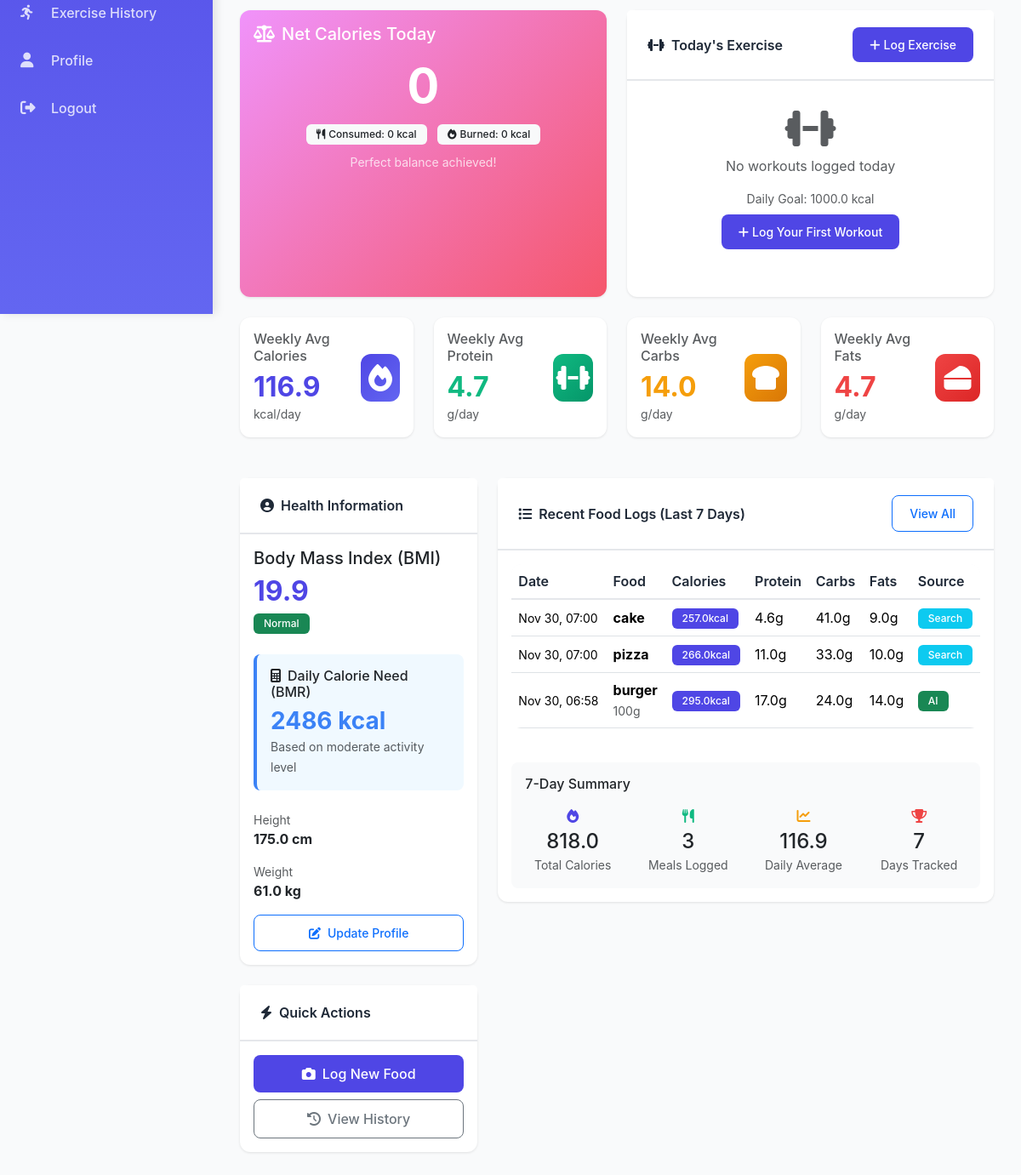
The app's page /dashboard (signed in, lower part), older data.
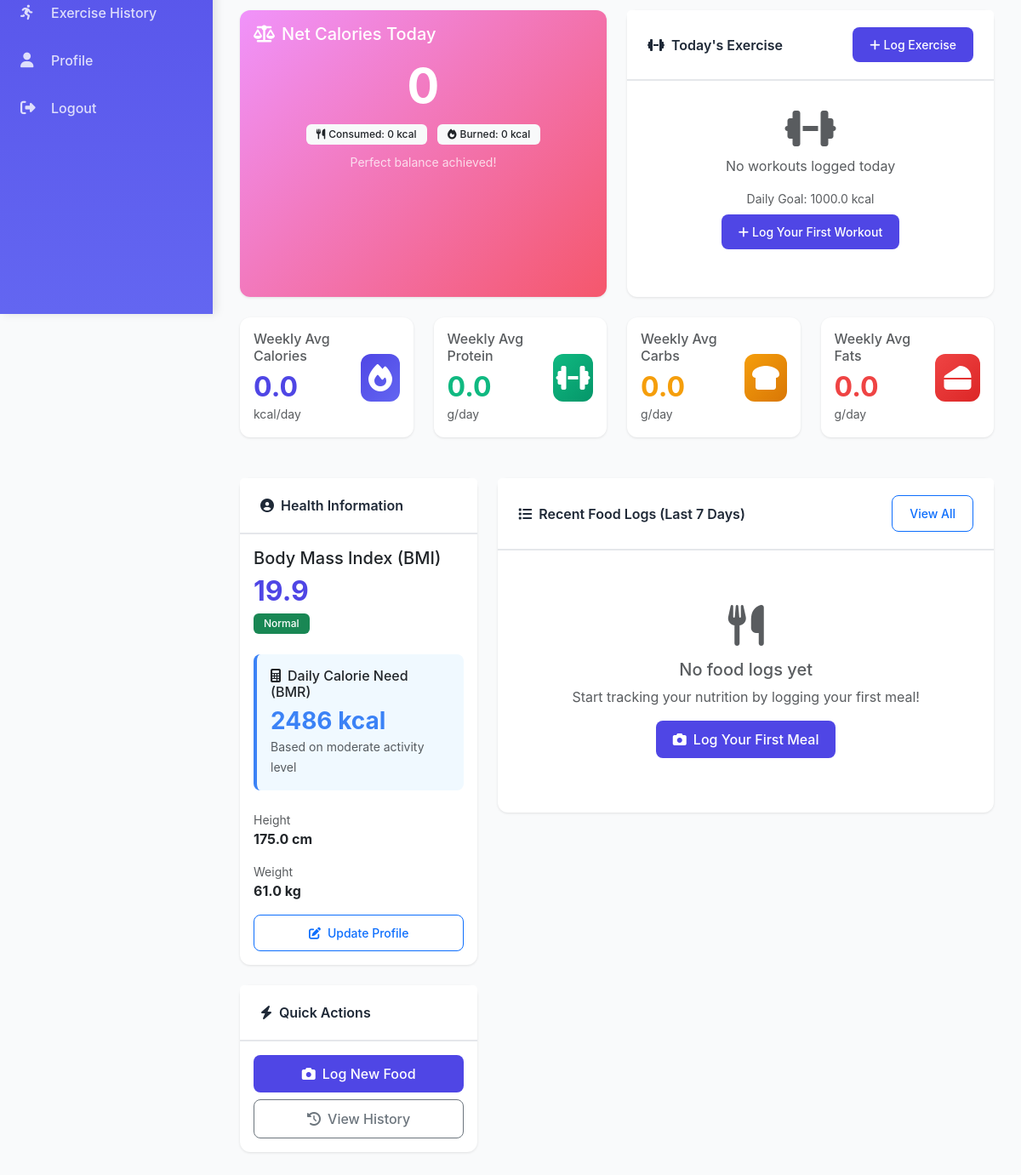
The same page, newer data.
### app.py (models this page shows)
class FoodLog(db.Model):
    id = db.Column(db.Integer, primary_key=True)
    user_id = db.Column(db.Integer, db.ForeignKey('user.id'))
    food_name = db.Column(db.String(200))
    calories = db.Column(db.Float)
    protein = db.Column(db.Float, default=0)
    carbs = db.Column(db.Float, default=0)
    fats = db.Column(db.Float, default=0)
    serving_size = db.Column(db.String(100), default="100g")
    date = db.Column(db.DateTime, default=datetime.utcnow)
    source = db.Column(db.String(50))
    image_path = db.Column(db.String(300), nullable=True)

### app.py (the view)
@app.route('/dashboard')
@login_required
def dashboard():
    week_ago = datetime.utcnow() - timedelta(days=7)
    recent_logs = FoodLog.query.filter(
        FoodLog.user_id == current_user.id,
        FoodLog.date >= week_ago
    ).order_by(FoodLog.date.desc()).all()
    total_calories = sum(log.calories or 0 for log in recent_logs)
    total_protein = sum(log.protein or 0 for log in recent_logs)
    total_carbs = sum(log.carbs or 0 for log in recent_logs)
    total_fats = sum(log.fats or 0 for log in recent_logs)
    days_count = 7
    avg_calories = round(total_calories / days_count, 1)
    avg_protein = round(total_protein / days_count, 1)
    avg_carbs = round(total_carbs / days_count, 1)
    avg_fats = round(total_fats / days_count, 1)
    bmi = None
    bmi_category = ""
    if current_user.height_cm and current_user.weight_kg:
        height_m = current_user.height_cm / 100.0
        if height_m > 0:
            bmi = round(current_user.weight_kg / (height_m * height_m), 1)
            if bmi < 18.5:
                bmi_category = "Underweight"
            elif bmi < 25:
                bmi_category = "Normal"
            elif bmi < 30:
                bmi_category = "Overweight"
            else:
                bmi_category = "Obese"
    recommended_calories = calculate_bmr(current_user)
    consumed_today, today_logs = get_daily_calorie_intake(current_user.id)
    calorie_percentage = 0
    remaining_calories = 0
    if recommended_calories:
        calorie_percentage = round((consumed_today / recommended_calories) * 100, 1)
        remaining_calories = recommended_calories - consumed_today
    exercise_stats = get_daily_exercise_stats(current_user.id)
    exercise_goal = ExerciseGoal.query.filter_by(user_id=current_user.id).first()
    exercise_goal_value = exercise_goal.daily_calorie_goal if exercise_goal else 500
    net_calories = consumed_today - exercise_stats['total_calories']
    return render_template('dashboard.html',
                         recent_logs=recent_logs[:10],
                         total_calories=total_calories,
                         avg_calories=avg_calories,
                         avg_protein=avg_protein,
                         avg_carbs=avg_carbs,
                         avg_fats=avg_fats,
                         bmi=bmi,
                         bmi_category=bmi_category,
                         recommended_calories=recommended_calories,
                         consumed_today=consumed_today,
                         remaining_calories=remaining_calories,
                         calorie_percentage=calorie_percentage,
                         today_logs=today_logs,
                         exercise_stats=exercise_stats,
                         exercise_goal=exercise_goal_value,
                         net_calories=net_calories)

### app.py (called while the page is built)
@login_manager.user_loader
def load_user(user_id):
    return User.query.get(int(user_id))

def get_daily_exercise_stats(user_id):
    today_start = datetime.utcnow().replace(hour=0, minute=0, second=0, microsecond=0)
    today_exercises = ExerciseLog.query.filter(
        ExerciseLog.user_id == user_id,
        ExerciseLog.date >= today_start
    ).all()
    total_calories = sum(ex.calories_burned or 0 for ex in today_exercises)
    total_duration = sum(ex.duration_minutes or 0 for ex in today_exercises)
    return {
        'total_calories': round(total_calories),
        'total_duration': round(total_duration),
        'exercise_count': len(today_exercises),
        'exercises': today_exercises
    }

def calculate_bmr(user):
    if not all([user.weight_kg, user.height_cm, user.age, user.gender]):
        return None
    bmr = 10 * user.weight_kg + 6.25 * user.height_cm - 5 * user.age
    if user.gender.lower() == 'male':
        bmr += 5
    elif user.gender.lower() == 'female':
        bmr -= 161
    else:
        bmr -= 78
    daily_calories = bmr * 1.55
    return round(daily_calories)

### templates/dashboard.html (shortened to what the changed rows need)
{% extends "base.html" %}
{% block content %}
{% if recommended_calories %}
<div class="row mb-4">
    <div class="col-md-6">
        <div class="card h-100" style="background: linear-gradient(135deg, #f093fb 0%, #f5576c 100%); color: white; border: none;">
            <div class="card-body">
                <div class="text-center">
                    <h2 class="display-4 fw-bold mb-2">{{ net_calories }}</h2>
                </div>
            </div>
        </div>
    </div>
</div>
{% endif %}
<div class="row g-4 mb-4">
    <div class="col-md-3">
        <div class="card">
            <div class="card-body">
                <div class="d-flex justify-content-between align-items-center">
                    <div>
                        <h6 class="text-muted mb-2">Weekly Avg Calories</h6>
                        <h2 class="mb-0 fw-bold" style="color: #4F46E5;">{{ avg_calories }}</h2>
                        <small class="text-muted">kcal/day</small>
                    </div>
                </div>
            </div>
        </div>
    </div>
    <div class="col-md-3">
        <div class="card">
            <div class="card-body">
                <div class="d-flex justify-content-between align-items-center">
                    <div>
                        <h6 class="text-muted mb-2">Weekly Avg Protein</h6>
                        <h2 class="mb-0 fw-bold" style="color: #10B981;">{{ avg_protein }}</h2>
                        <small class="text-muted">g/day</small>
                    </div>
                </div>
            </div>
        </div>
    </div>
    <div class="col-md-3">
        <div class="card">
            <div class="card-body">
                <div class="d-flex justify-content-between align-items-center">
                    <div>
                        <h6 class="text-muted mb-2">Weekly Avg Carbs</h6>
                        <h2 class="mb-0 fw-bold" style="color: #F59E0B;">{{ avg_carbs }}</h2>
                        <small class="text-muted">g/day</small>
                    </div>
                </div>
            </div>
        </div>
    </div>
    <div class="col-md-3">
        <div class="card">
            <div class="card-body">
                <div class="d-flex justify-content-between align-items-center">
                    <div>
                        <h6 class="text-muted mb-2">Weekly Avg Fats</h6>
                        <h2 class="mb-0 fw-bold" style="color: #EF4444;">{{ avg_fats }}</h2>
                        <small class="text-muted">g/day</small>
                    </div>
                </div>
            </div>
        </div>
    </div>
</div>
<div class="row g-4">
    <div class="col-lg-4">
        <div class="card">
            <div class="card-body">
                {% if bmi %}
                    <div class="mb-4">
                        <h2 class="mb-1 fw-bold" style="color: #4F46E5;">{{ bmi }}</h2>
                    </div>
                {% endif %}
            </div>
        </div>
    </div>
    <div class="col-lg-8">
        <div class="card">
            <div class="card-body">
                {% if recent_logs %}
                <div class="table-responsive">
                    <table class="table table-hover align-middle">
                        <thead>
                            <tr>
                                <th>Date</th>
                                <th>Food</th>
                                <th>Calories</th>
                                <th>Protein</th>
                                <th>Carbs</th>
                                <th>Fats</th>
                                <th>Source</th>
                            </tr>
                        </thead>
                        <tbody>
                            {% for log in recent_logs %}
                            <tr>
                                <td>
                                    <small>{{ log.date.strftime('%b %d, %H:%M') }}</small>
                                </td>
                                <td>
                                    <strong>{{ log.food_name }}</strong>
                                    {% if log.image_path %}
                                    <br><small class="text-muted">{{ log.serving_size }}</small>
                                    {% endif %}
                                </td>
                                <td>
                                    <span class="badge" style="background: #4F46E5;">{{ log.calories }}kcal</span>
                                </td>
                                <td>{{ log.protein }}g</td>
                                <td>{{ log.carbs }}g</td>
                                <td>{{ log.fats }}g</td>
                                <td>
                                    {% if log.source == 'ai' %}
                                    <span class="badge bg-success">AI</span>
                                    {% elif log.source == 'search' %}
                                    <span class="badge bg-info">Search</span>
                                    {% else %}
                                    <span class="badge bg-secondary">Manual</span>
                                    {% endif %}
                                </td>
                            </tr>
                            {% endfor %}
                        </tbody>
                    </table>
                </div>
                <div class="mt-4 p-3" style="background: #F9FAFB; border-radius: 8px;">
                    <h6 class="mb-3">7-Day Summary</h6>
                    <div class="row">
                        <div class="col-md-3 text-center">
                            <div class="mb-1"><i class="fas fa-fire" style="color: #4F46E5;"></i></div>
                            <h4 class="mb-0">{{ total_calories }}</h4>
                            <small class="text-muted">Total Calories</small>
                        </div>
                        <div class="col-md-3 text-center">
                            <div class="mb-1"><i class="fas fa-utensils" style="color: #10B981;"></i></div>
                            <h4 class="mb-0">{{ recent_logs|length }}</h4>
                            <small class="text-muted">Meals Logged</small>
                        </div>
                        <div class="col-md-3 text-center">
                            <div class="mb-1"><i class="fas fa-chart-line" style="color: #F59E0B;"></i></div>
                            <h4 class="mb-0">{{ avg_calories }}</h4>
                            <small class="text-muted">Daily Average</small>
                        </div>
                        <div class="col-md-3 text-center">
                            <div class="mb-1"><i class="fas fa-trophy" style="color: #EF4444;"></i></div>
                            <h4 class="mb-0">7</h4>
                            <small class="text-muted">Days Tracked</small>
                        </div>
                    </div>
                </div>
                {% else %}
                <div class="text-center py-5">
                    <i class="fas fa-utensils fa-3x text-muted mb-3"></i>
                    <h5 class="text-muted">No food logs yet</h5>
                    <p class="text-muted">Start tracking your nutrition by logging your first meal!</p>
                    <a href="{{ url_for('log_food') }}" class="btn btn-primary">
                        <i class="fas fa-camera me-2"></i>Log Your First Meal
                    </a>
                </div>
                {% endif %}
            </div>
        </div>
    </div>
</div>
{% endblock %}

Row changes from the older to the newer data that the page shows:
removed FoodLog: date "Nov 30, 07:00", food_name "cake", calories "257.0", protein "4.6", carbs "41.0", fats "9.0", source "Search"
removed FoodLog: date "Nov 30, 07:00", food_name "pizza", calories "266.0", protein "11.0", carbs "33.0", fats "10.0", source "Search"
removed FoodLog: date "Nov 30, 06:58", food_name "burger", serving_size "100g", calories "295.0", protein "17.0", carbs "24.0", fats "14.0", source "AI"
Text that changed along with them:
{{ avg_calories }}: "116.9" → "0.0"
{{ avg_protein }}: "4.7" → "0.0"
{{ avg_carbs }}: "14.0" → "0.0"
{{ avg_fats }}: "4.7" → "0.0"
{{ total_calories }}: "818.0" → (not shown)
{{ recent_logs|length }}: "3" → (not shown)
{{ avg_calories }}: "116.9" → (not shown)
text no longer shown: "Date Food Calories Protein Carbs Fats Source 7-Day Summary Total Calories Meals Logged Daily Average 7 Days Tracked"
text now shown: "No food logs yet Start tracking your nutrition by logging your first meal! Log Your First Meal"
